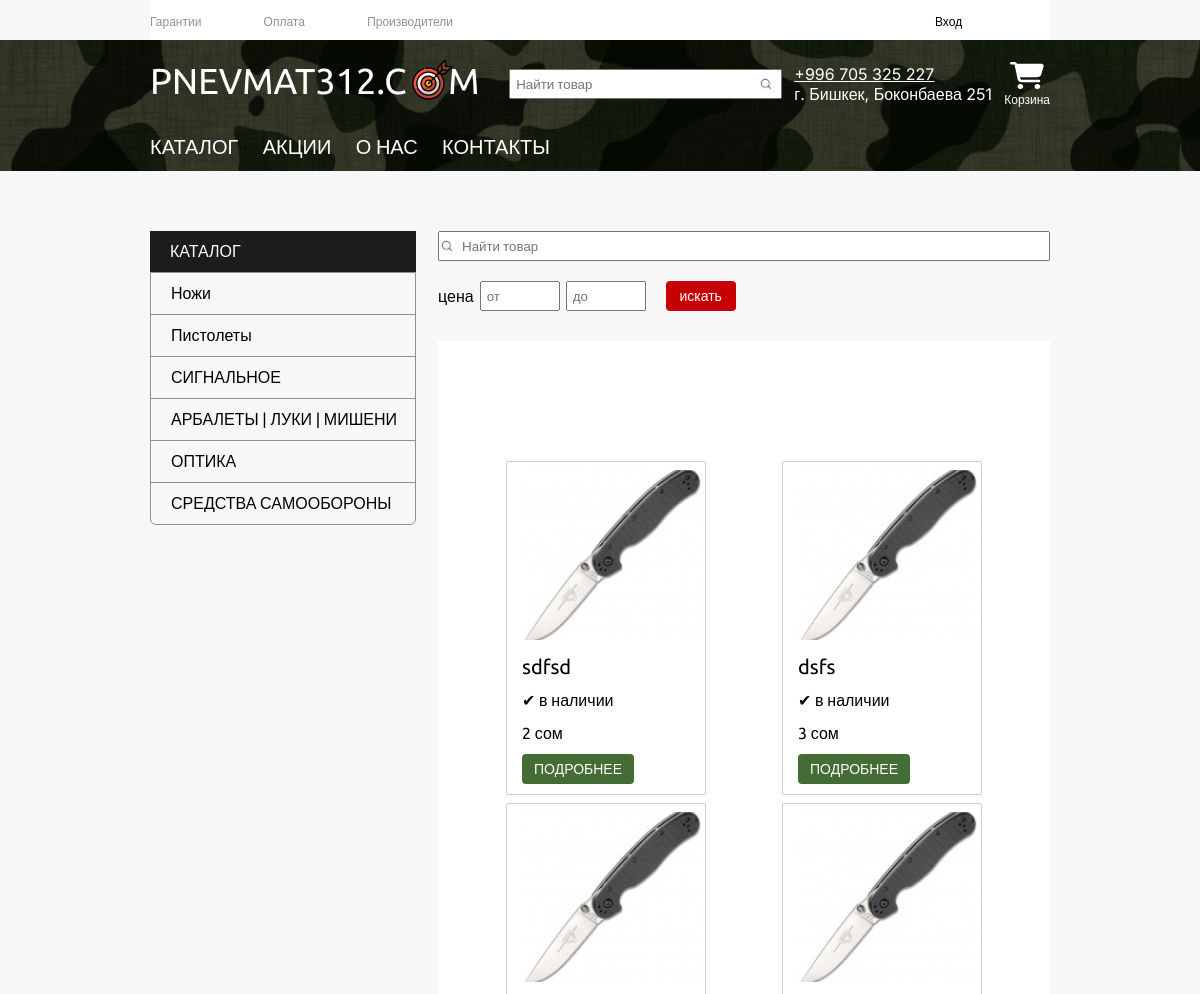
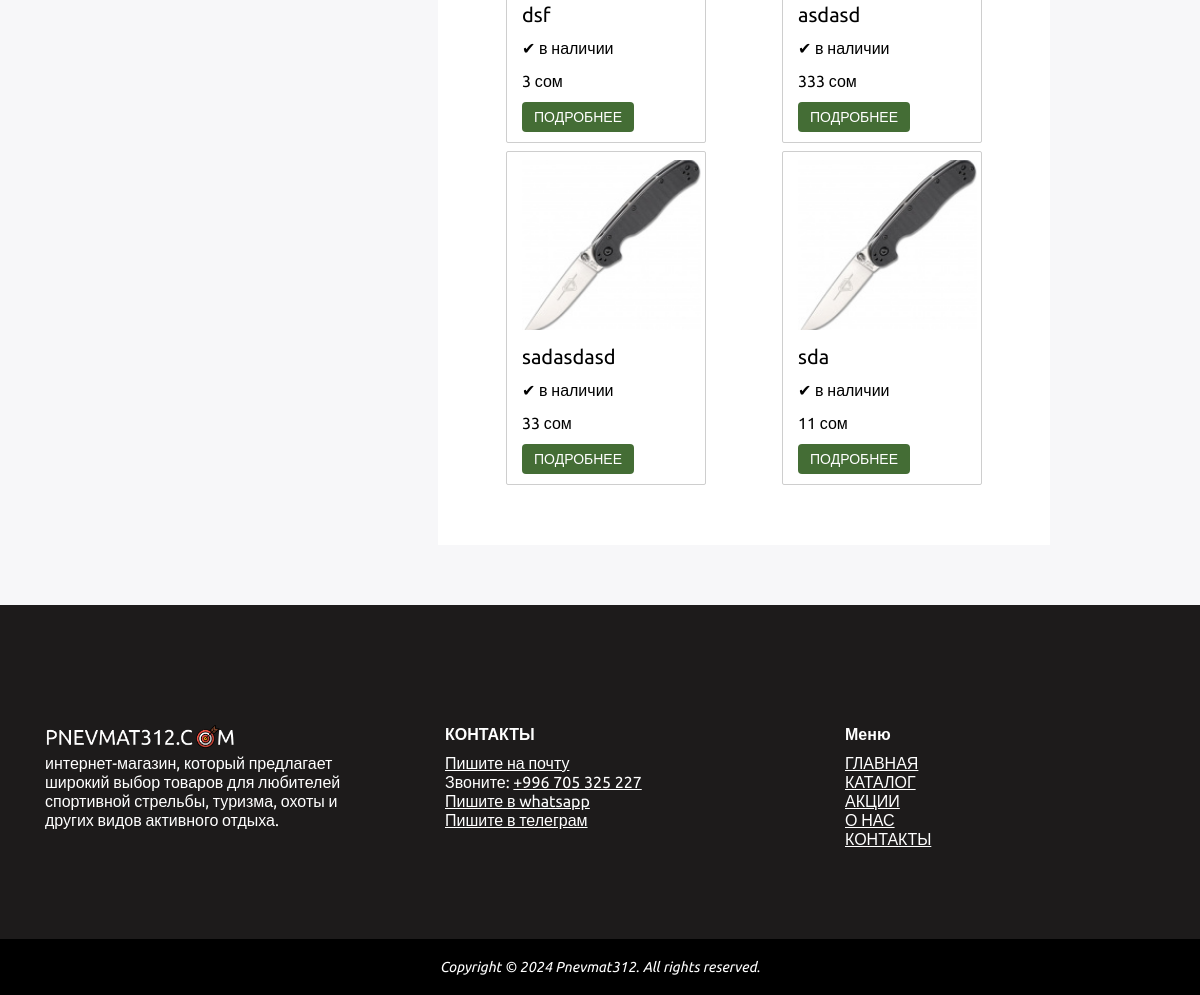
The page /category/ on the database its author committed (2 pictures, top to bottom).
### apps/products/models.py (models this page shows, shortened)
class Category(models.Model):
    class Meta:
        verbose_name_plural = 'Категории'
    name = models.TextField('Название категории', max_length=1000)

class Product(models.Model):
    RECOMENDED = 'RE'
    NEW = 'NE'
    SALEON = 'SA'
    TYPE_CHOICES = [
        (RECOMENDED, 'Рекомендуемые'),
        (NEW, 'Новинки'),
        (SALEON, 'Распродажа'),
    ]
    class Meta:
        verbose_name_plural = 'Продукты'
    name = models.TextField('Название продукта', max_length=1000)
    video = models.TextField('Ссылка на видео', max_length=1000, null=True, blank=True)
    price = models.IntegerField('Цена')
    quantity = models.IntegerField('Количество на складе')
    description = models.TextField('Описание', max_length=2000)
    type = models.CharField('Тип', max_length=2, choices=TYPE_CHOICES, default=NEW)
    id_category = models.ForeignKey(Category, on_delete=models.SET_NULL, null=True)
    id_brand = models.ForeignKey(Brand, on_delete=models.SET_NULL, null=True)

### apps/products/views.py (the view)
# urls.py: path('category/', views.category, name='category'),
def category(request):
    category = request.GET.get('category')
    cat = Category.objects.all()
    allcat = cat
    products = Product.objects.all()
    if category is not None and category != '':
        cat = Category.objects.get(name=category)
        products = Product.objects.filter(id_category=cat)
    return render(request, 'category.html', {'category': cat,  'products': products, 'allcat': allcat })

### apps/products/templates/category.html (shortened to what this page needs)
{% extends 'base.html' %}
{% block staticfiles %}
{% load static %}
<link rel="stylesheet" href="{% static 'css/category.css' %}">
{% endblock staticfiles %}
{% block content %}
<div class="category">
    <div class="container">
        <div class="category__wrapper">
            <div class="catalog">
                <div class="catalog__title">КАТАЛОГ</div>
                <ul class="catalog__items">
                    {% for category in allcat %}
                        <li class="catalog__item">
                            <a href="/category/?category={{ category.name }}" class="catalag__item-href">{{category.name}}</a>
                        </li>
                    {% endfor %}
                </ul>
            </div>
            <div class="category__filter">
                <div class="category__search">
                    <form action="" method="get">
                        <input required type="text" name="search" placeholder="Найти товар">
                        <button type="submit"><img src="../static/img/search-icon.svg" alt="search-icon"></button>
                        <div class="category__price">
                            <label>цена</label>
                            <input required type="number" name="from" placeholder="от" type="text" class="fromPrice">
                            <input required type="number" name="to" placeholder="до" type="text" class="toPrice">
                        </div>
                        <input type="submit" value="искать" class="category__search-btn">
                      </form>
                </div>
            </div>
            <div class="category__products">
                <div class="category__products-list">
                    {% for product in products %}
                            {% if product.type == 'NE' %}
                            <div class="products__item">
                                <img src="../static/img/product.jpg" alt="product" class="products__item-cover">
                                <div class="products__item-title">{{product.name}}</div>
                                <div class="products__item-status">&#10004; в наличии</div>
                                <div class="products__item-price">{{product.price}} сом</div>
                                <a href="/products/{{ product.id }}" class="products__item-moreBtn">
                                    <button>ПОДРОБНЕЕ</button>
                                </a>
                            </div>
                            {% endif %}
                    {% endfor %}
                </div>
            </div>
        </div>
    </div>
</div>
{% endblock content %}

### Pnevmat312/static/css/base.css (style rules this page uses)
* { box-sizing: border-box; padding: 0; margin: 0; font-family: "Ubuntu", sans-serif; }
body { background: #F7F7F9; }
.container { width: 1140px; margin: 0 auto; }
.catalog { width: 266px; min-height: 80px; }
.catalog__title { padding: 11px 0 11px 20px; background: #1D1B1B; color: #fff; }
.catalog__items { list-style: none; border: 1px solid #919191; border-radius: 0px 0px 6px 6px; }
.catalog__item { padding: 11px 0 11px 20px; border-bottom: 1px solid #919191; }
.catalog__item:last-child { border: none; }
.catalog__item a { text-decoration: none; font-size: 16px; color: #000; }
.products__item { position: relative; min-height: 318px; border-radius: 2px; border: 1px solid #CECECE; padding: 8px 15px 45px 15px; width: 200px; }
.products__item-title { color: #000; font-size: 20px; font-weight: 400; line-height: normal; margin-bottom: 12px; }
.products__item-cover { width: 179px; height: 170px; object-fit: cover; margin-bottom: 12px; }
.products__item-status { margin-bottom: 14px; }
.products__item-price { margin-bottom: 6px; }
.products__item-moreBtn button,.actions__item-moreBtn button { position: absolute; bottom: 10px; width: 112px; height: 30px; background:#446D35; border: none; padding: 6px 12px; color: #FFF; font-size: 14px; font-style: normal; font-weight: 400; line-height: normal; border-radius:4px; cursor: pointer; }
@media (max-width: 1225px) { .container { max-width: 900px; } }

### apps/products/static/css/category.css (style rules this page uses)
.category { padding: 60px 0 60px 0; }
.category__products { position: relative; padding: 60px 60px 60px 60px; background:#fff; grid-row: 2/3; grid-column: 2/3; }
.category__wrapper { display: grid; grid-template-columns: 266px auto; column-gap: 22px; grid-template-rows: 60px 1fr; }
.category__products-list { display: flex; flex-wrap: wrap; gap:8px; padding: 0 50px; }
.category__filter { display: flex; gap: 16px; }
.category__search form { position: relative; display: flex; gap: 16px; }
.category__search form input { height: 30px; width: 273px; padding: 5px; padding-left: 22px; }
.category__search form button { position: absolute; background: #fff; border: none; left:2px; top: 8px; }
.category__search form button img { width: 14px; height: 14px; }
.category__price { display: flex; align-items:center; gap: 6px; }
.category__search form .category__price input { width: 80px; padding: 5px; }
.category__search form input.category__search-btn { width: 70px; height: 30px; background: #c70101; border: none; padding: 6px 12px; color: #FFF; font-size: 14px; font-style: normal; font-weight: 400; line-height: normal; border-radius: 4px; cursor: pointer; }
@media (max-width: 1225px) { .category__wrapper { display: grid; grid-template-columns: 1fr; column-gap: 22px; grid-template-rows: 110px 1fr; } }
@media (max-width: 1225px) { .category__search form { position: relative; width: 100%; display: flex; gap: 20px; flex-wrap: wrap; } }
@media (max-width: 1225px) { .category__search form input { width: 100%; } }
@media (max-width: 1225px) { .category__search { width: 100%; } }
@media (max-width: 1225px) { .category__products-list { padding: 0 8px; justify-content: space-between; } }

### rows shown on the page
Category: name "Ножи"
Category: name "Пистолеты"
Category: name "СИГНАЛЬНОЕ"
Category: name "АРБАЛЕТЫ | ЛУКИ | МИШЕНИ"
Category: name "ОПТИКА"
Category: name "СРЕДСТВА САМООБОРОНЫ"
Product: name "sdfsd", price "2"
Product: name "dsfs", price "3"
Product: name "dsf", price "3"
Product: name "asdasd", price "333"
Product: name "sadasdasd", price "33"
Product: name "sda", price "11"
